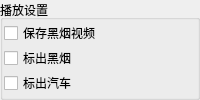
              <widget class="QGroupBox" name="groupBox">
               <property name="title">
                <string>播放设置</string>
               </property>
               <layout class="QVBoxLayout" name="verticalLayout_12">
                <property name="spacing">
                 <number>1</number>
                </property>
                <property name="sizeConstraint">
                 <enum>QLayout::SetDefaultConstraint</enum>
                </property>
                <property name="leftMargin">
                 <number>1</number>
                </property>
                <property name="topMargin">
                 <number>1</number>
                </property>
                <property name="rightMargin">
                 <number>1</number>
                </property>
                <property name="bottomMargin">
                 <number>1</number>
                </property>
                <item>
                 <widget class="QCheckBox" name="checkBoxSave">
                  <property name="text">
                   <string>保存黑烟视频</string>
                  </property>
                  <property name="checkable">
                   <bool>true</bool>
                  </property>
                 </widget>
                </item>
                <item>
                 <widget class="QCheckBox" name="checkBoxSmoke">
                  <property name="text">
                   <string>标出黑烟</string>
                  </property>
                 </widget>
                </item>
                <item>
                 <widget class="QCheckBox" name="checkBoxCar">
                  <property name="text">
                   <string>标出汽车</string>
                  </property>
                 </widget>
                </item>
               </layout>
              </widget>
